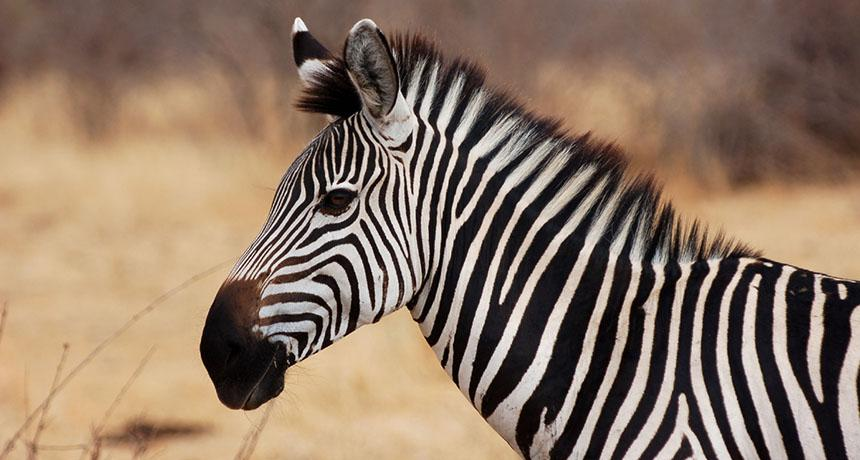
#> input picture Image.jpg, 860 x 460 px
$ python 2_Encoder.py
#> lines starting #> are read from the running program, lines starting #| are printed output that depends on the picture
import cv2 as cv
import numpy as np
import argparse


PC	=[0,0,0,1]
IR	=[1,1,1,1]
MAR	=[1,1,0,0]
AC	=[1,0,1,1]
R1	=[0,1,0,0]
R2	=[0,1,0,1]
R3	=[0,1,1,0]
SOR	=[1,0,0,1]
DSTR	=[1,0,1,0]
COUN	=[1,1,1,0]
NA      =[0,0,0,0]

def InstructionEncoder():

    count = 0

    M1 = 3 #First Memory Location of Orginal Image
    M2 = 4 #First Memory Location of Destination Image
    M3 = 5 #Last Memory Location of Original Image
    M4 = 6 #Memory Location containing width of original image


    #print ("Encoding Instructions")
    #print ("Algorithm in Binary")

    RSET(1,1,1,1,1)     #0
    LOAD(J=1, A = M1)   #1
    MVAO(SOR)           #2
    LOAD(J=1,A=M2)      #3
    MVAO(DSTR)          #4
    LOAD(J=1,A=M3)      #5
    MVAO(R2)            #6
    LOAD(J=1,A=M4)      #7
    SUB (AC, J=0, K = 2)#8 Changed to sort out line length issue
    MVAO (R3)           #9 Changed to sort out line length issue

    MVAR (0)            #10
    LOAD()              #11
    MVAO (R1)           #12
    INC (M=1)           #13
    LOAD()              #14
    SFTL ()             #15
    ADD (AC,R1)         #16
    MVAO (R1)           #17
    INC (M=1)           #18
    LOAD()              #19
    ADD (AC,R1)         #20
    SFTR()              #21
    SFTR()              #22
    JUMP(Z=1, N=0, Reg1 =MAR, Reg2 = R2, T = 33)#23
    MVAR (1)            #24
    STOR ()             #25
    INC (S=1,D=1,C=1)       #26 Changed to sort out line length issue
    JUMP(Z=1, N=0, Reg1 =COUN, Reg2 = R3, T = 29) #27  Changed to sort out line length issue
    JUMP (Z=0, N=0, T = 10)#28 Changed to updated instruction number

    #If reached end of line, should run, at this point, C = L-2, and SOR is pointing at the pixel before the last on that line
    INC (S=1)           #29
    INC (S=1)           #30
    RSET(C=1)           #31
    JUMP(T = 10)        #32

    #If end of image is reached, should run
    MVAR (1)            #33
    STOR()              #34
    MVAI (DSTR)         #35
    MVAO (R2)           #36
    LOAD (J=1, A = M2)  #37
    MVAO (SOR)          #38
    LOAD (J=1, A = M1)  #39
    MVAO (DSTR)         #40
    JUMP (Z=0, N=0, T = 42)#41

    #Begin Vertical Filtering
    MVAR (0)            #42
    LOAD()              #43
    MVAO (R1)           #44
    ADD (MAR,R3)        #45
    LOAD()              #46
    SFTL ()             #47
    ADD (AC,R1)         #48
    MVAO (R1)           #49
    ADD (MAR, R3)       #50
    LOAD()              #51
    ADD (AC,R1)         #52
    SFTR()              #53
    SFTR()              #54
    JUMP (Z=1, N=0, Reg1 =  MAR, Reg2 = R2, T = 60)#55
    MVAR (1)            #56
    STOR ()             #57
    INC (S=1, D=1)      #58
    JUMP (Z=0, N=0, T = 42)#59

    #Runs when vertical filtering finishes
    MVAR (1)            #60
    STOR()              #61
    MVAI (DSTR)         #62
    MVAO (R2)           #63
    LOAD (J=1, A = M1)  #64
    MVAO (SOR)          #65
    LOAD (J=1, A = M2)  #66
    MVAO (DSTR)         #67
    RSET(C=1)           #68
    JUMP (Z=0, N=0, T = 70)#69 Changed to updated instruction numbers

    #Downsampling begins
    MVAR(0)             #70
    LOAD()              #71
    MVAR(1)             #72
    STOR()              #73
    INC (S = 1, D = 1, C = 1)#74
    JUMP (Z = 1, N = 0, Reg2 = R2, Reg1 = SOR, T = 86)#75
    INC (S= 1, C = 1)#76
    #MVAI(COUN)
    JUMP (Z = 1, N = 0, Reg2 = R2, Reg1 = SOR, T = 86)#77
    #JUMP (Z = 1, N = 0, Reg2 = R3, Reg1 = AC, T= 76)
    JUMP (Z = 1, N = 0, Reg2 = R3, Reg1 = COUN, T = 80) #78Updated to reflect increaded capabilites of instructions
    JUMP (Z=0, N=0, T = 69) #79

    ADD (SOR, R3)       #80
    RSET (C=1)          #81
    #-------------------Test2---------------------------
    SUB(J = 0, K = 1, Reg1 = SOR)#82
    JUMP (Z = 1, N = 0, Reg2 = R2, Reg1 = SOR, T = 86)#83
    INC(S = 1)#84
    #-------------------Test2End-----------------------
    #-----------------------------Test1-------------------------
    '''
    Fail
    MVAI(SOR)   #83
    MVAO(R1)    #84
    MVAI(R3)    #85
    JUMP (Z = 1, N = 1, Reg2 = R1, Reg1 = AC, T = 88)#86
    '''
    #----------------------------EndTest1-----------------------
    JUMP (Z = 0, N = 0, T = 70)#85
    END() #86

    #print ("Instructions Encoded")
    return


def Print(code):
    global f
    # [8 lines of commented-out code are left out]
    for i in code:
        #print (i, end="")
        f.write(str(i))

    #print ()
    #f.write(';\n')
    f.write('\n')
    #count+=1
    return

#---------------------- Assembly code compiler funcrions ---------------------#
def END():
    code = [0]*32
    code[0:5] = [0,0,0,1,1]
    Print (code)
    return
def NOP():
    #global PC,IR,MAR,AC,R1,R2,R3,SOR,DSTR,COUN
    code = [0]*32
    code[0:4] = [0,0,0,1]
    Print (code)
    return

def RSET(C=0,D=0,S=0,M=0,A=0):
    #global PC,IR,MAR,AC,R1,R2,R3,SOR,DSTR,COUN
    code = [0]*32
    code[0:4] = [0,0,1,0]
    code[5:10]=[C,D,S,M,A]
    Print (code)
    return

def LOAD(J=0, A=0):
    #global PC,IR,MAR,AC,R1,R2,R3,SOR,DSTR,COUN
    code = [0]*32
    code[0:4] = [0,0,1,1]
    if J ==0:
        Print (code)
        return
    else:
        code[4]=1
        A=[int(x) for x in str(bin(A)[2:])]
        for i in range (len(A)):
            code[-i-1] = A[-i-1]
        Print (code)
        return

def STOR(J=0, A=0):
    #global PC,IR,MAR,AC,R1,R2,R3,SOR,DSTR,COUN
    code = [0]*32
    code[0:4] = [0,1,0,0]
    if J ==0:
        Print (code)
        return
    else:
        code[4]=1
        A=[int(x) for x in str(bin(A)[2:])]
        for i in range (len(A)):
            code[-i-1] = A[-i-1]
        Print (code)
        return

def MVAR(J=0):
    #global PC,IR,MAR,AC,R1,R2,R3,SOR,DSTR,COUN
    code = [0]*32
    code[0:4] = [0,1,0,1]
    code[4]=J
    Print (code)
    return


def MVAO(Reg):
    code = [0]*32
    code[0:4] = [0,1,1,0]
    code[5:9] = Reg
    Print (code)
    return

def MVAI(Reg):
    code = [0]*32
    code[0:4] = [0,1,1,1]
    code[4]=int(not(Reg[0]))
    code[5:9] = Reg
    Print (code)
    return

def INC(C=0,D=0,S=0,M=0):
    code = [0]*32
    code[0:4] = [1,0,0,0]
    code[5:9]=[C,D,S,M]
    Print (code)
    return

def JUMP(N=0,Z=0,Reg1=NA,Reg2=NA,T=0):
    code = [0]*32
    code[0:4] = [1,1,0,0]
    code[5:9] = Reg1
    code[9:13] = Reg2
    code[13] = N
    code[14] = Z
    A=[int(x) for x in str(bin(T)[2:])]
    for i in range (len(A)):
        code[-i-1] = A[-i-1]
    Print (code)
    return

def ADD(Reg1, Reg2 = NA,J=1,  K=0):
    code = [0]*32
    code[0:4] = [1,0,0,1]
    code[4]=J
    code[5:9] = Reg1
    code[9:13]=Reg2
    A=[int(x) for x in str(bin(K)[2:])]
    for i in range (len(A)):
        code[-i-1] = A[-i-1]
    Print (code)
    return

def SUB(Reg1, Reg2 = NA, J=1, K=0):
    code = [0]*32
    code[0:4] = [1,1,1,1]
    code[4]=J
    code[5:9] = Reg1
    code[9:13]=Reg2
    A=[int(x) for x in str(bin(K)[2:])]
    for i in range (len(A)):
        code[-i-1] = A[-i-1]
    Print (code)
    return

def MUL(Reg1, Reg2 = NA, J=1, K=0):
    code = [0]*32
    code[0:4] = [1,1,0,1]
    code[4]=J
    code[5:9] = Reg1
    code[9:13]=Reg2
    A=[int(x) for x in str(bin(K)[2:])]
    for i in range (len(A)):
        code[-i-1] = A[-i-1]
    Print (code)
    return

def DIV(Reg1, Reg2 = NA, J=1, K=0):
    code = [0]*32
    code[0:4] = [1,1,1,0]
    code[4]=J
    code[5:9] = Reg1
    code[9:13]=Reg2
    A=[int(x) for x in str(bin(K)[2:])]
    for i in range (len(A)):
        code[-i-1] = A[-i-1]
    Print (code)
    return

def SFTR():
    code = [0]*32
    code[0:4] = [1,0,1,0]
    Print (code)
    return

def SFTL():
    code = [0]*32
    code[0:4] = [1,0,1,1]
    Print (code)
    return

#-----------------------------------------------------------------------------#

#------------------------Encoding the cram data-------------------------------#
def ToHex_Long(pixel):
    x = str(hex(pixel)[2:])
    x = "0"*(5 - len(x))+x
    return x

def DataEncoder(Image):
    line_width = len(Image[0])
    depth = len(Image)

    f = open("Const_Mem.mif", "w+")
    f.write("DEPTH = 8;\n") #CRAM Depth is 8 bits - needs only 3 bits to get the reference
    f.write("WIDTH = 20;\n") #Width is 20 bits to hold the entire address locations
    f.write("ADDRESS_RADIX=UNS;\nDATA_RADIX=HEX;\nCONTENT BEGIN\n")
    f.write("[0..7]: 00000;\n")

    f.write("3: 00000;\n") #First address of source image
    f.write("4: "+ToHex_Long(135000)+";\n") #First address of destination Image
    f.write("5: "+ToHex_Long(depth*line_width-1)+";\n") #Last address of source image
    f.write("6: "+ToHex_Long(line_width)+";\n") #Width of a Line
    f.write("END;\n")
    f.close()
    return

#--------------------------Encoding the image---------------------------------#
def ToHex(pixel):
    x = hex(pixel)[2:]
    if len(x) ==1:
        x = "0"+x
    return x

def ImageEncoder(Image):

    Image = np.array(Image)
    #print (Image)
    #print (len(Image))
    #print (len(Image[0]))
    Image = Image.flatten()

    depth = len(Image)
    if depth>135000:
        print ("Warning - Image too Big")
    f = open("Data_Mem.mif", "w+")
    f.write("DEPTH = 270000;\n")
    f.write("WIDTH = 8;\n")
    f.write("ADDRESS_RADIX=UNS;\nDATA_RADIX=HEX;\nCONTENT BEGIN\n")
    f.write("[0..269999]: 00;\n")

    for i in range (len(Image)):
        f.write(str(i)+": "+ToHex(Image[i])+";\n")

    f.write("END")
    f.close()
    return

Image = cv.imread("Image.jpg")
#> Image is the input picture: shape (460, 860, 3); mean B, G, R 101.4, 119.3, 141.2
print ("Loaded Image")
Image = cv.resize(Image, (256,256))
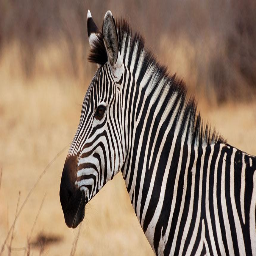
#> Image: shape (256, 256, 3); mean B, G, R 101.4, 119.3, 141.1
print ("Resized Image to 256, 256")
red,blue,green = cv.split(Image)
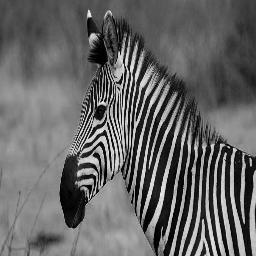
#> red: shape (256, 256); min 0, max 241, mean 101.4
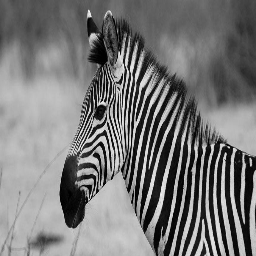
#> blue: shape (256, 256); min 0, max 245, mean 119.3
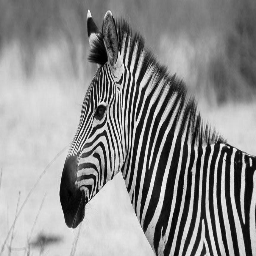
#> green: shape (256, 256); min 0, max 252, mean 141.1

print ("Initializing Instruction Memory")
f = open("Inst_mem.mem", "w+")
InstructionEncoder()
f.close()
print ("Initializing Constant Memory")
DataEncoder(blue)
#> in DataEncoder, `line_width = len(Image[0])`: line_width = 256
print ("Initializing Data Memory")
ImageEncoder(blue)
#> in ImageEncoder, `depth = len(Image)`: depth = 65536
#> the loop in ImageEncoder, `for i in range (len(Image)):` made 65536 passes
#> x in ToHex on passes 1 to 3: '55', '59', '5c'
print ("All memories initialized. Compile and run downsampler")
